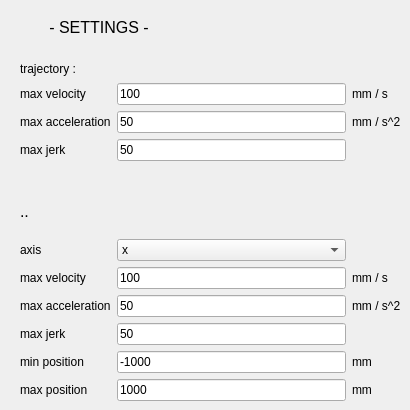
           <widget class="QWidget" name="page_settings">
            <widget class="QLabel" name="label_5">
             <property name="geometry">
              <rect>
               <x>10</x>
               <y>10</y>
               <width>178</width>
               <height>35</height>
              </rect>
             </property>
             <property name="minimumSize">
              <size>
               <width>0</width>
               <height>35</height>
              </size>
             </property>
             <property name="font">
              <font>
               <pointsize>12</pointsize>
              </font>
             </property>
             <property name="text">
              <string>- SETTINGS -</string>
             </property>
             <property name="alignment">
              <set>Qt::AlignCenter</set>
             </property>
            </widget>
            <widget class="QWidget" name="layoutWidget">
             <property name="geometry">
              <rect>
               <x>20</x>
               <y>60</y>
               <width>381</width>
               <height>101</height>
              </rect>
             </property>
             <layout class="QGridLayout" name="gridLayout_14">
              <item row="2" column="0">
               <widget class="QLabel" name="label_7">
                <property name="text">
                 <string>max acceleration</string>
                </property>
               </widget>
              </item>
              <item row="0" column="0" colspan="2">
               <widget class="QLabel" name="label_10">
                <property name="text">
                 <string>trajectory :</string>
                </property>
               </widget>
              </item>
              <item row="2" column="1">
               <widget class="QLineEdit" name="lineEdit_max_acceleration">
                <property name="text">
                 <string>50</string>
                </property>
               </widget>
              </item>
              <item row="3" column="0">
               <widget class="QLabel" name="label_8">
                <property name="text">
                 <string>max jerk</string>
                </property>
               </widget>
              </item>
              <item row="3" column="1">
               <widget class="QLineEdit" name="lineEdit_max_jerk">
                <property name="text">
                 <string>50</string>
                </property>
               </widget>
              </item>
              <item row="1" column="1">
               <widget class="QLineEdit" name="lineEdit_max_velocity">
                <property name="text">
                 <string>100</string>
                </property>
               </widget>
              </item>
              <item row="1" column="0">
               <widget class="QLabel" name="label_6">
                <property name="text">
                 <string>max velocity</string>
                </property>
               </widget>
              </item>
              <item row="1" column="2">
               <widget class="QLabel" name="label_11">
                <property name="text">
                 <string>mm / s</string>
                </property>
               </widget>
              </item>
              <item row="2" column="2">
               <widget class="QLabel" name="label_12">
                <property name="text">
                 <string>mm / s^2</string>
                </property>
               </widget>
              </item>
             </layout>
            </widget>
            <widget class="QWidget" name="layoutWidget_2">
             <property name="geometry">
              <rect>
               <x>20</x>
               <y>190</y>
               <width>381</width>
               <height>211</height>
              </rect>
             </property>
             <layout class="QGridLayout" name="gridLayout_15">
              <item row="1" column="0">
               <widget class="QLabel" name="label_26">
                <property name="text">
                 <string>axis</string>
                </property>
               </widget>
              </item>
              <item row="6" column="0">
               <widget class="QLabel" name="label_22">
                <property name="text">
                 <string>max position</string>
                </property>
               </widget>
              </item>
              <item row="6" column="1">
               <widget class="QLineEdit" name="lineEdit_max_jerk_4">
                <property name="text">
                 <string>1000</string>
                </property>
               </widget>
              </item>
              <item row="2" column="0">
               <widget class="QLabel" name="label_19">
                <property name="text">
                 <string>max velocity</string>
                </property>
               </widget>
              </item>
              <item row="3" column="1">
               <widget class="QLineEdit" name="lineEdit_max_acceleration_2">
                <property name="text">
                 <string>50</string>
                </property>
               </widget>
              </item>
              <item row="2" column="1">
               <widget class="QLineEdit" name="lineEdit_max_velocity_2">
                <property name="text">
                 <string>100</string>
                </property>
               </widget>
              </item>
              <item row="6" column="2">
               <widget class="QLabel" name="label_24">
                <property name="text">
                 <string>mm</string>
                </property>
               </widget>
              </item>
              <item row="5" column="2">
               <widget class="QLabel" name="label_25">
                <property name="text">
                 <string>mm</string>
                </property>
               </widget>
              </item>
              <item row="3" column="2">
               <widget class="QLabel" name="label_21">
                <property name="text">
                 <string>mm / s^2</string>
                </property>
               </widget>
              </item>
              <item row="1" column="1">
               <widget class="QComboBox" name="comboBox">
                <item>
                 <property name="text">
                  <string>x</string>
                 </property>
                </item>
                <item>
                 <property name="text">
                  <string>y</string>
                 </property>
                </item>
                <item>
                 <property name="text">
                  <string>z</string>
                 </property>
                </item>
                <item>
                 <property name="text">
                  <string>a</string>
                 </property>
                </item>
                <item>
                 <property name="text">
                  <string>b</string>
                 </property>
                </item>
                <item>
                 <property name="text">
                  <string>c</string>
                 </property>
                </item>
                <item>
                 <property name="text">
                  <string>u</string>
                 </property>
                </item>
                <item>
                 <property name="text">
                  <string>v</string>
                 </property>
                </item>
                <item>
                 <property name="text">
                  <string>w</string>
                 </property>
                </item>
               </widget>
              </item>
              <item row="2" column="2">
               <widget class="QLabel" name="label_20">
                <property name="text">
                 <string>mm / s</string>
                </property>
               </widget>
              </item>
              <item row="4" column="1">
               <widget class="QLineEdit" name="lineEdit_max_jerk_2">
                <property name="text">
                 <string>50</string>
                </property>
               </widget>
              </item>
              <item row="5" column="0">
               <widget class="QLabel" name="label_23">
                <property name="text">
                 <string>min position</string>
                </property>
               </widget>
              </item>
              <item row="5" column="1">
               <widget class="QLineEdit" name="lineEdit_max_jerk_3">
                <property name="text">
                 <string>-1000</string>
                </property>
               </widget>
              </item>
              <item row="4" column="0">
               <widget class="QLabel" name="label_18">
                <property name="text">
                 <string>max jerk</string>
                </property>
               </widget>
              </item>
              <item row="3" column="0">
               <widget class="QLabel" name="label_9">
                <property name="text">
                 <string>max acceleration</string>
                </property>
               </widget>
              </item>
              <item row="0" column="0">
               <widget class="QLabel" name="label_17">
                <property name="minimumSize">
                 <size>
                  <width>0</width>
                  <height>35</height>
                 </size>
                </property>
                <property name="font">
                 <font>
                  <pointsize>12</pointsize>
                 </font>
                </property>
                <property name="text">
                 <string>..</string>
                </property>
                <property name="alignment">
                 <set>Qt::AlignLeading|Qt::AlignLeft|Qt::AlignVCenter</set>
                </property>
               </widget>
              </item>
             </layout>
            </widget>
           </widget>
